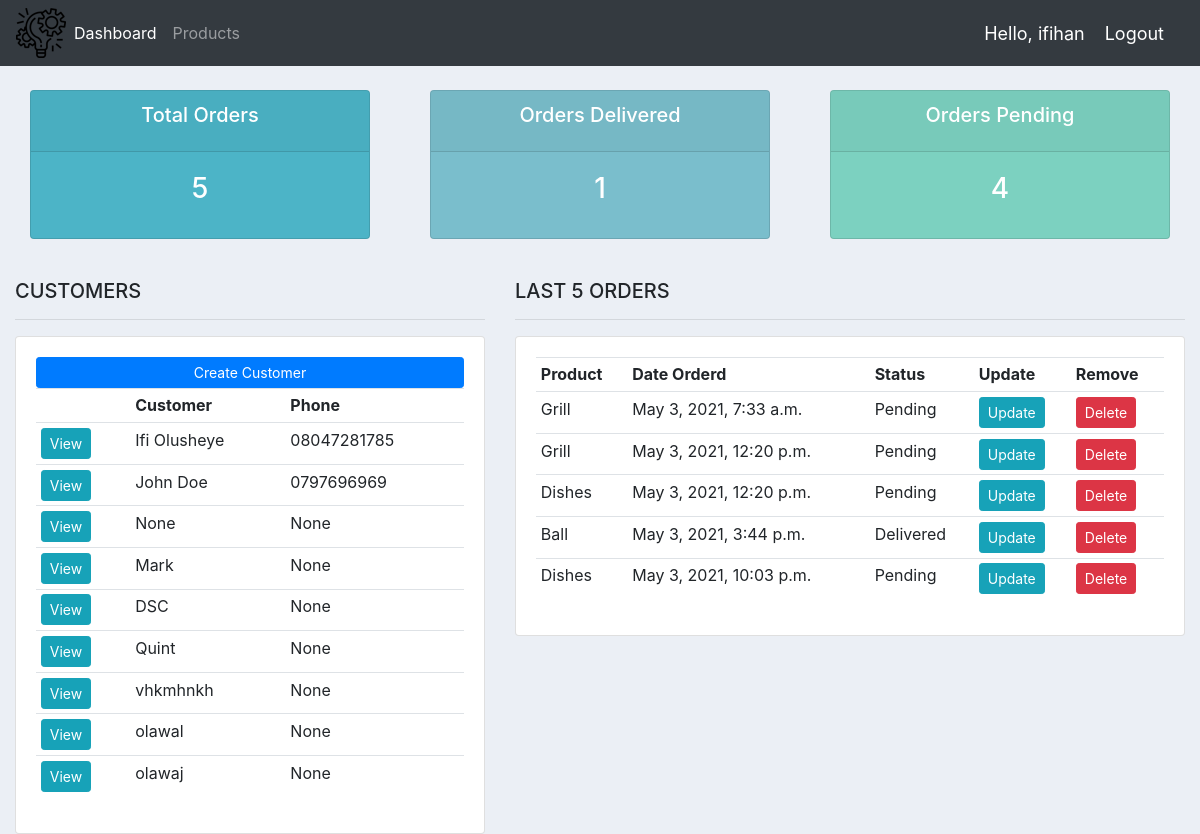
Before: / (signed in) with the older database file.
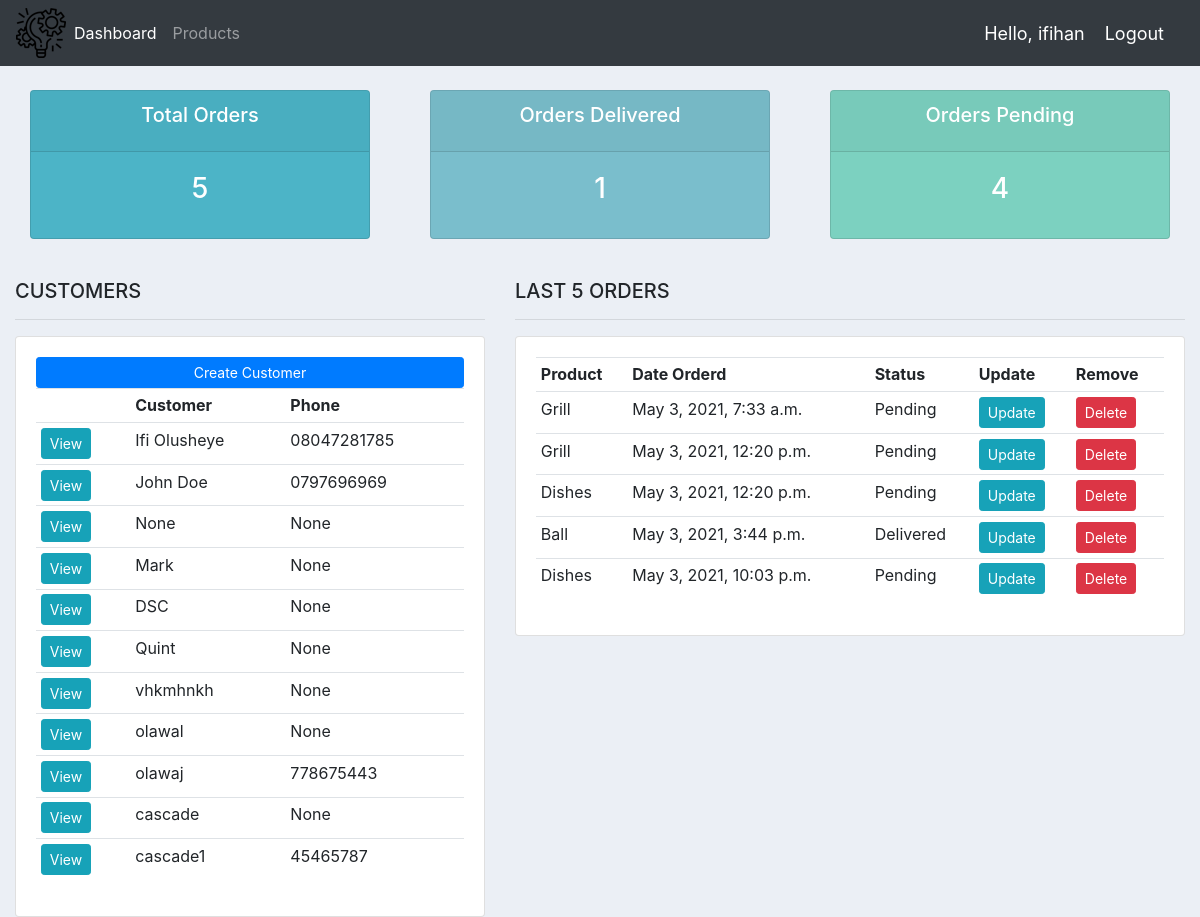
After: the same page with the newer database file.
### accounts/models.py (models this page shows, shortened)
class Customer(models.Model):
    user = models.OneToOneField(
        User, null=True, blank=True, on_delete=models.CASCADE)
    name = models.CharField(max_length=200, null=True)
    phone = models.CharField(max_length=15, null=True)
    email = models.CharField(max_length=200, null=True)
    profile_pic = models.ImageField(default='profile.png', null=True, blank=True)
    date_created = models.DateTimeField(auto_now_add=True, null=True)

class Order(models.Model):
    STATUS = (
        ('Pending', 'Pending'),
        ('Out for delivery', 'Out for delivery'),
        ('Delivered', 'Delivered')
    )
    customer = models.ForeignKey(
        Customer, null=True, on_delete=models.SET_NULL)
    product = models.ForeignKey(Product, null=True, on_delete=models.SET_NULL)
    date_created = models.DateTimeField(auto_now_add=True, null=True)
    status = models.CharField(max_length=200, null=True, choices=STATUS)
    note = models.CharField(max_length=1000, null=True)

class Product(models.Model):
    CATEGORY = (
        ('Indoor', 'Indoor'),
        ('Out Door', 'Out Door')
    )
    name = models.CharField(max_length=200, null=True)
    price = models.FloatField(null=True)
    category = models.CharField(max_length=200, null=True, choices=CATEGORY)
    description = models.CharField(max_length=200, null=True, blank=True)
    date_created = models.DateTimeField(auto_now_add=True, null=True)
    tags = models.ManyToManyField(Tag)
    def __str__(self):
        return self.name

### accounts/decorators.py (the view)
    def wrapper_function(request, *args, **kwargs):
        group = None
        if request.user.groups.exists():
            group = request.user.groups.all()[0].name
        if group == 'customer':
            return redirect('user-page')
        elif group == 'admin':
            return view_func(request, *args, **kwargs)
        else:
            return redirect('login')

### accounts/views.py (called while the page is built)
@login_required(login_url='login')
@admin_only
def home(request):
    orders = Order.objects.all()
    customers = Customer.objects.all()
    total_customers = customers.count()
    total_orders = orders.count()
    delivered = orders.filter(status='Delivered').count()
    pending = orders.filter(status='Pending').count()
    context = {'orders': orders, 'customers': customers,
               'total_orders': total_orders, 'delivered': delivered, 'pending': pending}
    return render(request, 'accounts/dashboard.html', context)

### accounts/templates/accounts/dashboard.html
{%  extends 'accounts/main.html' %}
{% block content %}
{%  include 'accounts/status.html' %}
{% load static %}
<br>
<div class="row">
	<div class="col-md-5">
		<h5>CUSTOMERS</h5>
		<hr>
		<div class="card card-body">
			<a class="btn btn-primary  btn-sm btn-block" href="">Create Customer</a>
			<table class="table table-sm">
				<tr>
					<th></th>
					<th>Customer</th>
					<th>Phone</th>
				</tr>
				{% for customer in customers %}
				<tr>
					<td><a href="{% url 'customer' customer.id %}" class="btn btn-sm btn-info">View</a></td>
					<td>{{ customer.name }}</td>
					<td>{{ customer.phone }}</td>
				</tr>
				{% endfor %}
			</table>
		</div>
	</div>
	<div class="col-md-7">
		<h5>LAST 5 ORDERS</h5>
		<hr>
		<div class="card card-body">
			<table class="table table-sm">
				<tr>
					<th>Product</th>
					<th>Date Orderd</th>
					<th>Status</th>
					<th>Update</th>
					<th>Remove</th>
				</tr>
				{% for order in orders %}
				<tr>
					<td>{{ order.product }}</td>
					<td>{{ order.date_created }}</td>
					<td>{{ order.status }}</td>
					<td><a href="{% url 'update_order' order.id %}" class="btn btn-sm btn-info">Update</a></td>
					<td><a href="{% url 'delete_order' order.id %}" class="btn btn-sm btn-danger">Delete</a></td>
				</tr>
				{% endfor %}
			</table>
		</div>
	</div>
</div>
{% endblock %}

Changed rows visible on the page:
changed Customer "olawaj": phone "None" → "778675443"
added Customer: name "cascade", phone "None"
added Customer: name "cascade1", phone "45465787"
